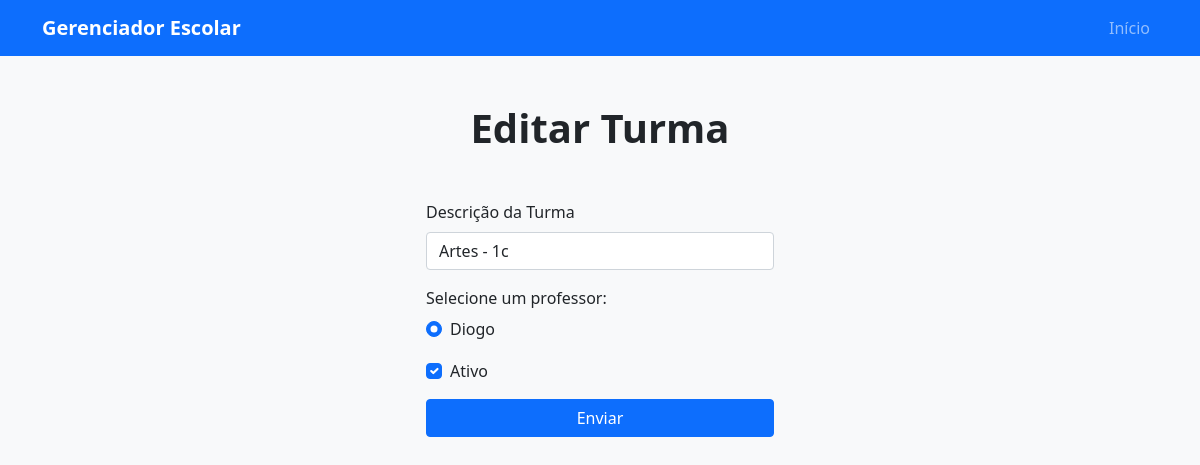
The app's page /turma/editar/Artes - 1c with its own data.
### model/turma.py (models this page shows)
class Turma(db.Model):
    __tablename__ = "turmas"
    id = db.Column(db.Integer, primary_key=True)
    descricao = db.Column(db.String(100), nullable=False)
    ativo = db.Column(db.Boolean, nullable=False, default=True)
    alunos = db.relationship("Aluno", back_populates="turma")
    professor_id = db.Column(db.Integer, db.ForeignKey("professores.id"), nullable=False)
    professor = db.relationship("Professor", back_populates="turmas")

### model/professor.py (models this page shows)
class Professor(db.Model):
    __tablename__ = "professores"
    id = db.Column(db.Integer, primary_key=True)
    nome = db.Column(db.String(100), nullable=False)
    idade = db.Column(db.Integer, nullable=False)
    materia = db.Column(db.String(100), nullable=True)
    observacoes = db.Column(db.Text, nullable=True)
    turmas = db.relationship("Turma", back_populates="professor")

### routes/turmas_routes.py (the view, shortened to what this page needs)
@turmas_bp.route("/editar/<descricao>", methods=["GET", "POST"])
def editar_turma(descricao):
    professores = ProfessorController.index()
    turma = Turma.query.filter_by(descricao=descricao).first()
    if not turma:
        flash("Turma não encontrada!")
        return redirect(url_for("listar_turmas"))
    return render_template("cadastro_turma.html", titulo="Editar Turma", turma=turma, professores=professores)

### controller/professor_controller.py (called while the page is built)
    @staticmethod
    def index():
        professores = Professor.query.all()
        return professores

### templates/cadastro_turma.html
{% extends 'template.html' %}
{% block conteudo %}
      <form method="POST" action="{% if turma %}{{ url_for('turma_rota.editar_turma', descricao=turma.descricao) }}{% else %}{{ url_for('turma_rota.criar_turma') }}{% endif %}">
        <div class="mb-3">
          <label class="form-label">Descrição da Turma</label>
          <input class="form-control" type="text" name="descricao" value="{{ turma.descricao if turma else '' }}" required>
        </div>
        <fieldset class="mb-3">
          <legend class="col-form-label pt-0">Selecione um professor:</legend>
          {% for professor in professores %}
              <div class="form-check">
                <input class="form-check-input" type="radio" id="professor_{{ professor.id }}" name="professor" value="{{ professor.id }}" {% if loop.first %}checked{% endif %} required>
                <label class="form-check-label" for="professor_{{ professor.id }}">{{ professor.nome }}</label>
              </div>
          {% endfor %}
        </fieldset>
        <div class="form-check mb-3">
          <input class="form-check-input" id="checkbox-ativo" type="checkbox" name="ativo" {% if turma and turma.ativo %}checked{% endif %}>
          <label class="form-check-label" for="checkbox-ativo">Ativo</label>
        </div>
        <button class="btn btn-primary w-100" type="submit">Enviar</button>
      </form>
    </div>
  </div>
</div>
{% endblock %}

### records on screen
Turma: descricao "Artes - 1c", ativo "☑"
Professor: nome "Diogo"

### other values on screen
{{ titulo }} "Editar Turma"
